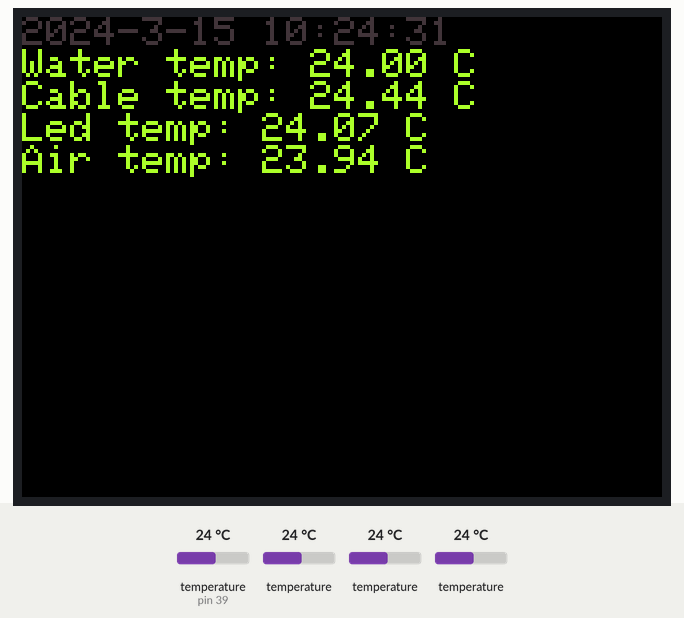
This sketch was run on a simulated Arduino Mega 2560, built with avr-gcc and run on an emulated ATmega2560. On the bench: 320×240 colour display. The inputs (shaded band) are chosen by the test bench; at power-on: temperature (sensor on pin 39) 24 °C, temperature 24 °C. The local clock reads 2024-03-15 10:24:30 at power-on unless the sketch sets it; random numbers use the default seed unless the sketch sets one; what the sketch prints to the serial monitor is not drawn.

Above: at 1.2 s.
At 4.2 s:
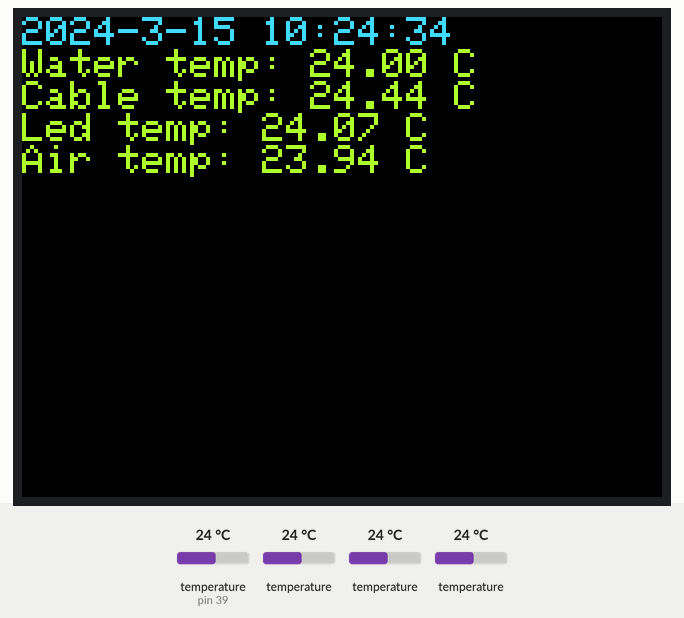
At 7.2 s:
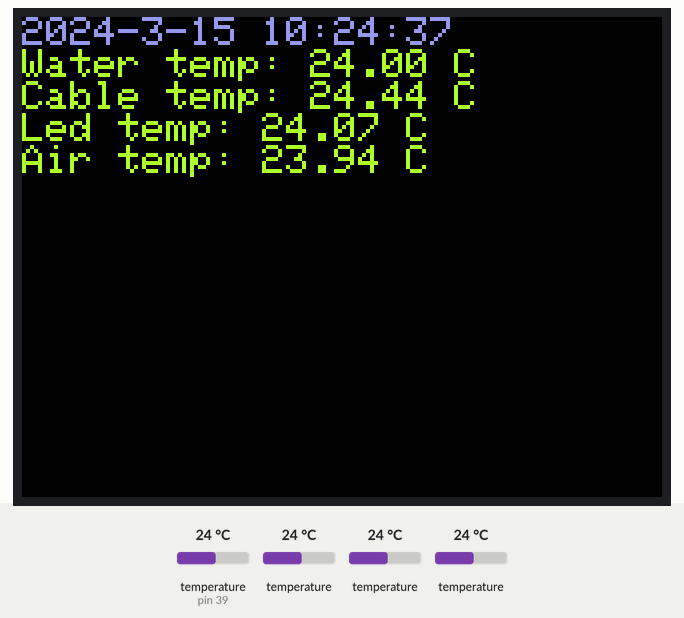
At 15.2 s:
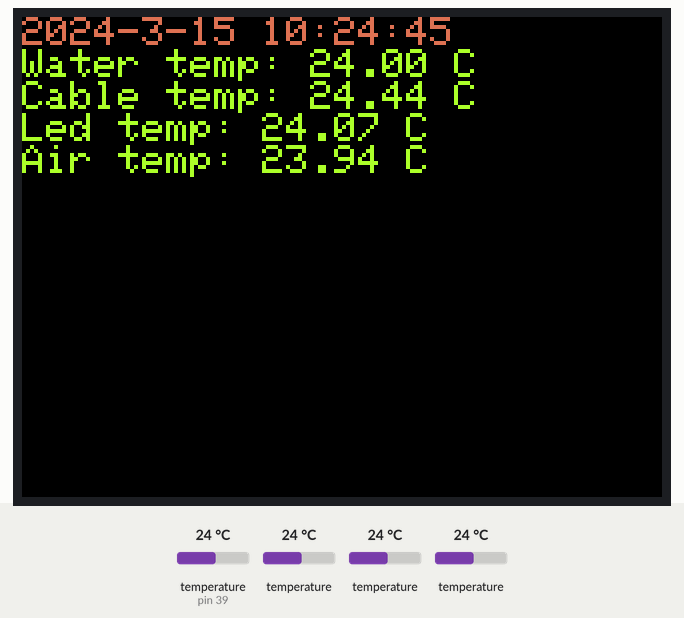
At 22.2 s:
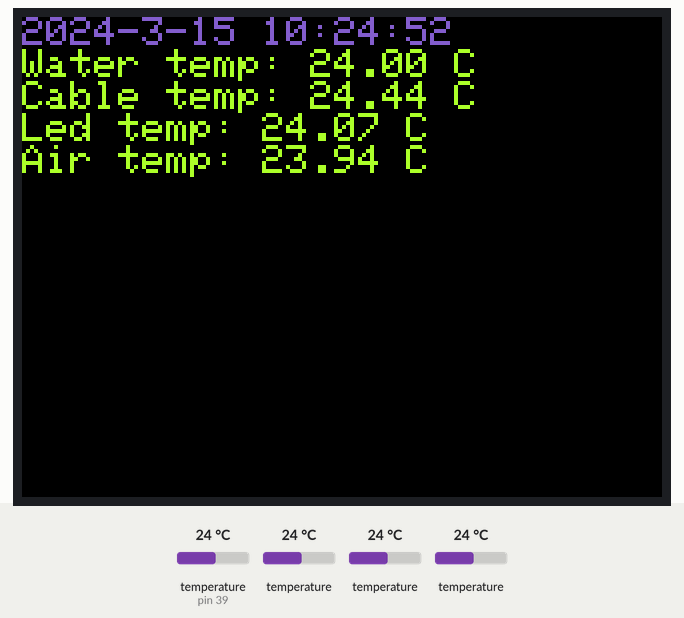
At 30.2 s:
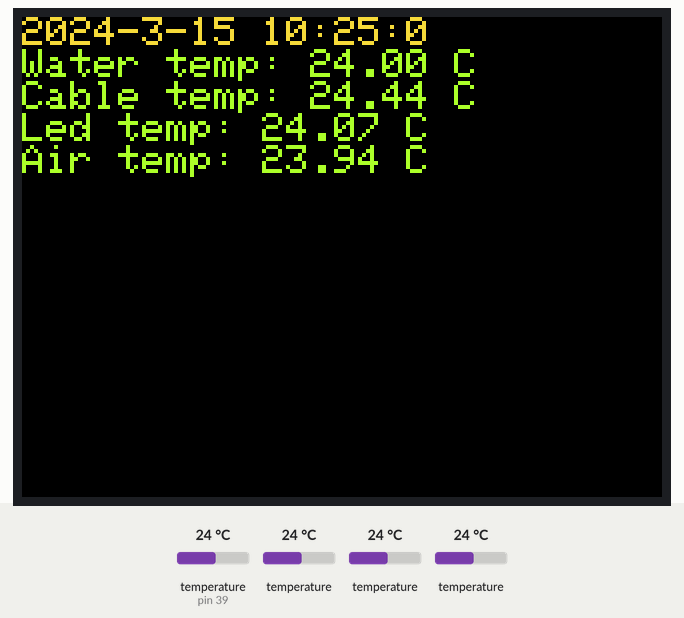

Measured:
- what the display in image 0 shows lasts 1.0 s, from 1.2 s to 2.2 s

The sketch:

test_version.ino
```cpp
/*
NOTES


*/


// defines
#define DEBUG
#define SEARCH_ADDRESS_DS18B20
#define I2C_SCAN
//#define SET_RTC
#define GET_TEMP_OFFSET
//#define TEMP_OFFSET

//#define DRY_RUN
//#define RESTART
#define SERIAL_INFO
//#define FERTILIZATION


//librlies
#include <Wire.h>
#include "RTClib.h"
#include <OneWire.h>
#include <DallasTemperature.h>
#include <DS3231.h>
#include "SPI.h"
#include "Adafruit_GFX.h"
#include "Adafruit_ILI9341.h"

//i2c address
#define addrLed 0x01
#define addrPCA9634Restart 0x03
#define addrPump 0x20
#define addrSSR 0x30
#define addrEEPROM 0x57
#define addrRTC 0x68
#define addrPCA9634reserved 0x70


//temp
uint8_t T0SensorAddress[8] = { 0x28, 0xC4, 0xF7, 0x79, 0xA2, 0x16, 0x03, 0x8C }; //water sensor
uint8_t T1SensorAddress[8] = { 0x28, 0x0A, 0x23, 0x79, 0xA2, 0x19, 0x03, 0x59 }; //cable sensor - test!
uint8_t T2SensorAddress[8] = { 0x28, 0x75, 0x3F, 0x79, 0xA2, 0x16, 0x03, 0xA0 }; //cable sensor
uint8_t T3SensorAddress[8] = { 0x28, 0xFF, 0x1A, 0x62, 0xC0, 0x17, 0x05, 0xF0 }; //cable sensor
#define TWaterAddr T0SensorAddress[8]
#define TCableAddr T1SensorAddress[8]
#define TLedAddr T2SensorAddress[8]
#define TAirAddr T3SensorAddress[8]
#define TempPin 39
#define TempPrec 12 //9-12
OneWire oneWireDS (TempPin);
DallasTemperature SensorsDS(&oneWireDS);
//get temp
unsigned long TimeReadTemp;
float TWaterTemp, TWaterTempNoOffset;
float TCableTemp, TCableTempNoOffset;
float TLedTemp, TLedTempNoOffset;
float TAirTemp, TAirTempNoOffset;
float AllOffset = 0;
float TWaterOffset = 0;
float TCableOffset = 19.13-18.69;
float TLedOffset = 19.13-19.06;
float TAirOffset = 19.13-19.19;
byte ErrorTempMax = 10;
byte ErrorTemp = 0;


//time
// inicializace RTC z knihovny
DS3231 rtc;
// vytvoření proměnné pro práci s časem
RTCDateTime DateTime;
unsigned long TimeStamp;
unsigned long CurrentMillis, RTCRead;

//tft
/*
#define ILI9341_BLACK       0x0000  ///<   0,   0,   0
#define ILI9341_NAVY        0x000F  ///<   0,   0, 123
#define ILI9341_DARKGREEN   0x03E0  ///<   0, 125,   0
#define ILI9341_DARKCYAN    0x03EF  ///<   0, 125, 123
#define ILI9341_MAROON      0x7800  ///< 123,   0,   0
#define ILI9341_PURPLE      0x780F  ///< 123,   0, 123
#define ILI9341_OLIVE       0x7BE0  ///< 123, 125,   0
#define ILI9341_LIGHTGREY   0xC618  ///< 198, 195, 198
#define ILI9341_DARKGREY    0x7BEF  ///< 123, 125, 123
#define ILI9341_BLUE        0x001F  ///<   0,   0, 255
#define ILI9341_GREEN       0x07E0  ///<   0, 255,   0
#define ILI9341_CYAN        0x07FF  ///<   0, 255, 255
#define ILI9341_RED         0xF800  ///< 255,   0,   0
#define ILI9341_MAGENTA     0xF81F  ///< 255,   0, 255
#define ILI9341_YELLOW      0xFFE0  ///< 255, 255,   0
#define ILI9341_WHITE       0xFFFF  ///< 255, 255, 255
#define ILI9341_ORANGE      0xFD20  ///< 255, 165,   0
#define ILI9341_GREENYELLOW 0xAFE5  ///< 173, 255,  41
#define ILI9341_PINK        0xFC18  ///< 255, 130, 198
*/
#define TFT_CLK 52
#define TFT_MISO 50
#define TFT_MOSI 51
#define TFT_DC 43
#define TFT_CS 44
#define TFT_RST 45
Adafruit_ILI9341 tft = Adafruit_ILI9341(TFT_CS, TFT_DC,  TFT_RST);
//Adafruit_ILI9341 tft = Adafruit_ILI9341(TFT_CS, TFT_DC, TFT_MOSI, TFT_CLK, TFT_RST, TFT_MISO);


void setup(){
  Serial.begin(115200);
  SensorsDS.begin();
  rtc.begin();
  tft.begin();

  Serial.println("------Start setup-----");
  discoverOneWireDevices();
  Serial.print("Address T0 sensor: ");   PrintSensorAdress(T0SensorAddress);  Serial.println();
  Serial.print("Address T1 sensor: ");   PrintSensorAdress(T1SensorAddress);  Serial.println();
  Serial.print("Address T2 sensor: ");   PrintSensorAdress(T2SensorAddress);  Serial.println();
  Serial.print("Address T3 sensor: ");   PrintSensorAdress(T3SensorAddress);  Serial.println("\n\r");
  i2cScan();
  setRTC();
  SetResolution();
  tft.setRotation(1);
  tft.fillScreen(ILI9341_BLACK);

  GetTime();
  //GetTempOffset()
  GetTemp();
  // read diagnostics (optional but can help debug problems)
  uint8_t x = tft.readcommand8(ILI9341_RDMODE);
  Serial.print("Display Power Mode: 0x"); Serial.println(x, HEX);
  x = tft.readcommand8(ILI9341_RDMADCTL);
  Serial.print("MADCTL Mode: 0x"); Serial.println(x, HEX);
  x = tft.readcommand8(ILI9341_RDPIXFMT);
  Serial.print("Pixel Format: 0x"); Serial.println(x, HEX);
  x = tft.readcommand8(ILI9341_RDIMGFMT);
  Serial.print("Image Format: 0x"); Serial.println(x, HEX);
  x = tft.readcommand8(ILI9341_RDSELFDIAG);
  Serial.print("Self Diagnostic: 0x"); Serial.println(x, HEX);


  Serial.println("------End setup-----");
}


void loop(){
  CurrentMillis = millis();
  if (CurrentMillis >= (RTCRead+1000)){
    GetTime();
    TestScreen();
  }
  GetTemp();


}


void discoverOneWireDevices(void) {
  #ifdef SEARCH_ADDRESS_DS18B20
    byte i;
    byte present = 0;
    byte data[12];
    byte addr[8];
    byte num = 0;

    Serial.print("Looking for 1-Wire devices...\n\r");
    while(oneWireDS.search(addr)) {
      //Serial.print("\n\rFound \'1-Wire\' device with address:\n\r");
      Serial.println();
      num++;
      for( i = 0; i < 8; i++) {
        Serial.print("0x");
        if (addr[i] < 16) {
          Serial.print('0');
        }
        Serial.print(addr[i], HEX);
        if (i < 7) {
          Serial.print(", ");
        }
      }
      if ( OneWire::crc8( addr, 7) != addr[7]) {
          Serial.print("CRC is not valid!\n");
          return;
      }
    }
    Serial.print("\n\r\n\rI found: " + String(num) + " one wire device(s).");
    Serial.print("\n\rThat's it.\r\n");
    Serial.println();
    oneWireDS.reset_search();

    Serial.print("Parasite power is: ");
      if (SensorsDS.isParasitePowerMode()) Serial.println("ON\r\n");
      else Serial.println("OFF\r\n");

    return;
  #endif
}

void i2cScan(){
  #ifdef I2C_SCAN
  byte error, address;
 int nDevices;

 Serial.println("Scanning I2C bus...");

 nDevices = 0;
 for(address = 1; address < 127; address++ )
 {
   // The i2c_scanner uses the return value of
   // the Write.endTransmisstion to see if
   // a device did acknowledge to the address.
   Wire.beginTransmission(address);
   error = Wire.endTransmission();

   if (error == 0)
   {
     Serial.print("I2C device found at address 0x");
     if (address<16)
       Serial.print("0");
     Serial.print(address,HEX);
     Serial.println("  !");

     nDevices++;
   }
   else if (error==4)
   {
     Serial.print("Unknown error at address 0x");
     if (address<16)
       Serial.print("0");
     Serial.println(address,HEX);
   }
 }
 if (nDevices == 0)
   Serial.println("No I2C devices found\n");
 else
   Serial.println("\n\rI found: " + String(nDevices) + " I2C device(s).\n\r");
  #endif
}

void setRTC(){
    #ifdef SET_RTC
  //adjus time in RTC module

    rtc.setDateTime(__DATE__, __TIME__);
    Serial.println("Succesfully set time to compilation time.\n\r");
  #endif
}

void GetTime(){
  DateTime = rtc.getDateTime();
  Serial.print(DateTime.year);   Serial.print("-");
  Serial.print(DateTime.month);  Serial.print("-");
  Serial.print(DateTime.day);    Serial.print(" ");
  Serial.print(DateTime.hour);   Serial.print(":");
  Serial.print(DateTime.minute); Serial.print(":");
  Serial.print(DateTime.second); Serial.print("  ");
  TimeStamp = ((DateTime.hour)*3600)+(DateTime.minute*60)+(DateTime.second);
  Serial.print("Timestamp: "); Serial.println(TimeStamp);
  RTCRead = CurrentMillis;
}

void PrintSensorAdress (byte SensorName[8]){
  byte i;
  //byte SensorName[8];
  for( i = 0; i < 8; i++) {
    Serial.print("0x");
    if (SensorName[i] < 16) {
      Serial.print('0');
    }
    Serial.print(SensorName[i], HEX);
    if (i < 7) {
      Serial.print(", ");
    }
  }
}

void GetTemp(){
  if (TimeReadTemp != (TimeStamp/60)){
    #ifdef DEBUG
     Serial.println("Start measure temp....");
    #endif
    SensorsDS.requestTemperatures();
    TWaterTemp = ReadTempWithOffset(T0SensorAddress, TWaterTempNoOffset, TWaterOffset, "Water");
    TCableTemp = ReadTempWithOffset(T1SensorAddress, TCableTempNoOffset, TCableOffset, "Cable");
    TLedTemp = ReadTempWithOffset(T2SensorAddress, TLedTempNoOffset, TLedOffset, "LED");
    TAirTemp = ReadTempWithOffset(T3SensorAddress, TAirTempNoOffset, TAirOffset, "Air");

    TimeReadTemp = TimeStamp/60;

    #ifdef DEBUG
     Serial.println("Done");Serial.println("");
    #endif
  }
}

float ReadTempWithOffset(DeviceAddress Addr, float NameTempNoOffset, float NameTempOffset, String Name){
  float NameTemp;
  NameTempNoOffset = ReadTemperature(Addr);
  if (((NameTempNoOffset > (-127)) && (NameTempNoOffset < (85)))){
    ErrorTemp = 0;
    NameTemp = NameTempNoOffset + NameTempOffset + AllOffset;
    #ifdef DEBUG
      Serial.println(String(Name)+" with offset temp is: " + String(NameTemp) + "C. Offset for " + String(Name) + " is: " + String(NameTempOffset) + ". All offset is: " + String(AllOffset) + ".");
    #endif
    return NameTemp;
  }
  else if (ErrorTemp < ErrorTempMax){
    #ifdef DEBUG
      Serial.println("Temp measure is FAIL.");
      Serial.println("Error Temp counter is: " + String(ErrorTemp+1) + " / " + String(ErrorTempMax));
    #endif
    ErrorTemp ++;
  }
  else{
    Restart("Lot of error measure. Total: ", ErrorTemp);
  }
}

void Restart(String Message, int Value){
  #ifdef RESTART
  Serial.println();
  Serial.print("Why restart device: ");
  Serial.print(Message);
  Serial.print(" Value: ");
  Serial.println(Value);
  Serial.println("--------------------------------------------------------------------------------------");
  Serial.println("----------------------------------------RESTART DEVICE--------------------------------");
  Serial.println("--------------------------------------------------------------------------------------");
  Serial.println();
  Serial.println();
  delay(500);
  //digitalWrite(RestartPin, LOW);
  #endif
}

float ReadTemperature(DeviceAddress deviceAddress){
  float tempC = SensorsDS.getTempC(deviceAddress);
  return tempC;
}

void SetResolution(){
  SensorsDS.setResolution(T0SensorAddress, TempPrec);
  SensorsDS.setResolution(T1SensorAddress, TempPrec);
  SensorsDS.setResolution(T2SensorAddress, TempPrec);
  SensorsDS.setResolution(T3SensorAddress, TempPrec);
}

void TestScreen(){
  unsigned int color = random(0,65535);
  //tft.fillScreen(ILI9341_BLACK);
  //tft.fillRect(0, 0, 240, 80, ILI9341_DARKGREEN);
  tft.setCursor(0, 0);
  tft.setTextColor(color, ILI9341_BLACK ); tft.setTextSize(2);
  tft.setCursor(0, 0);
  tft.print(DateTime.year);   tft.print("-");
  tft.print(DateTime.month);  tft.print("-");
  tft.print(DateTime.day);    tft.print(" ");
  tft.print(DateTime.hour);   tft.print(":");
  tft.print(DateTime.minute); tft.print(":");
  tft.print(DateTime.second); tft.println("  ");
  tft.setTextColor(ILI9341_GREENYELLOW, ILI9341_BLACK ); tft.setTextSize(2);
  tft.print("Water temp: ");   tft.print(TWaterTemp);   tft.println(" C");
  tft.print("Cable temp: ");   tft.print(TCableTemp);   tft.println(" C");
  tft.print("Led temp: ");   tft.print(TLedTemp);   tft.println(" C");
  tft.print("Air temp: ");   tft.print(TAirTemp);   tft.println(" C");

}
```
